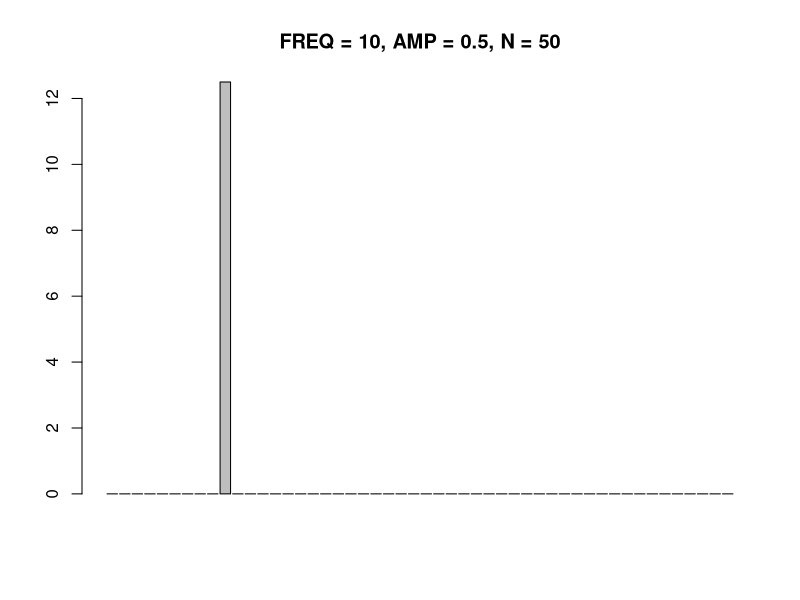
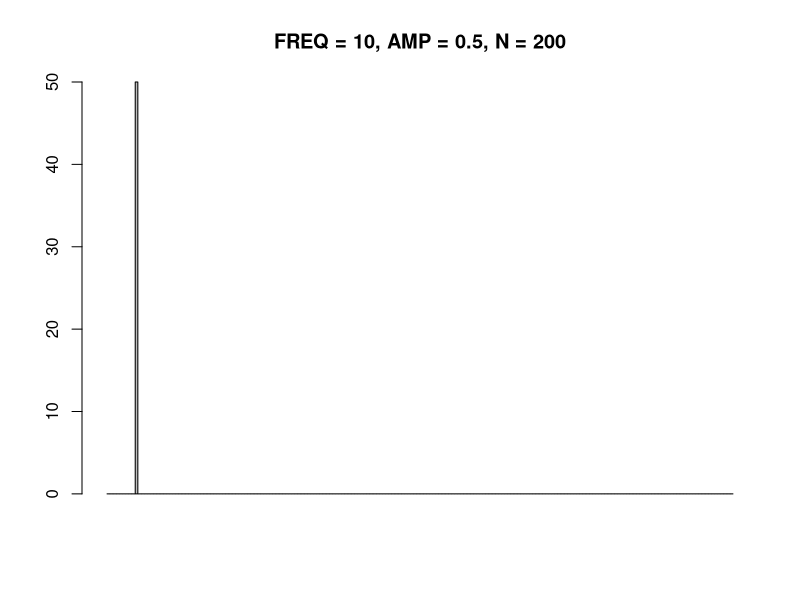
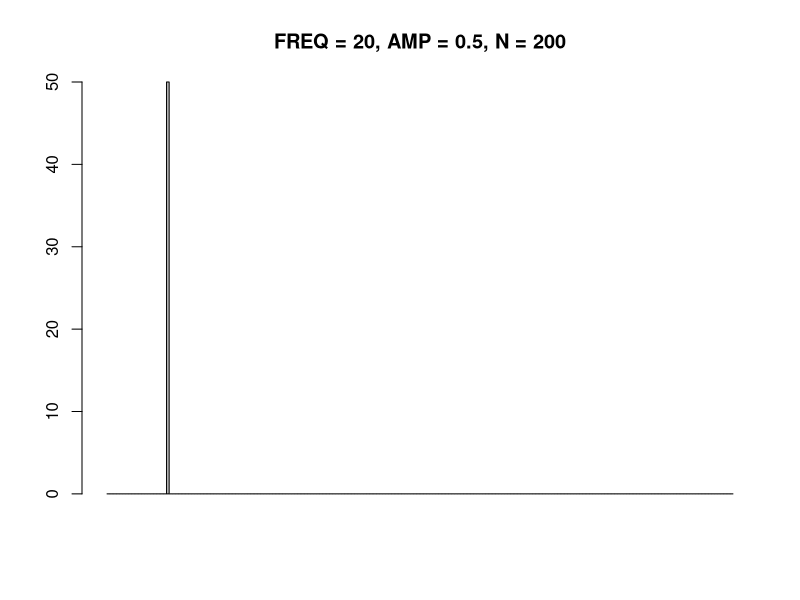
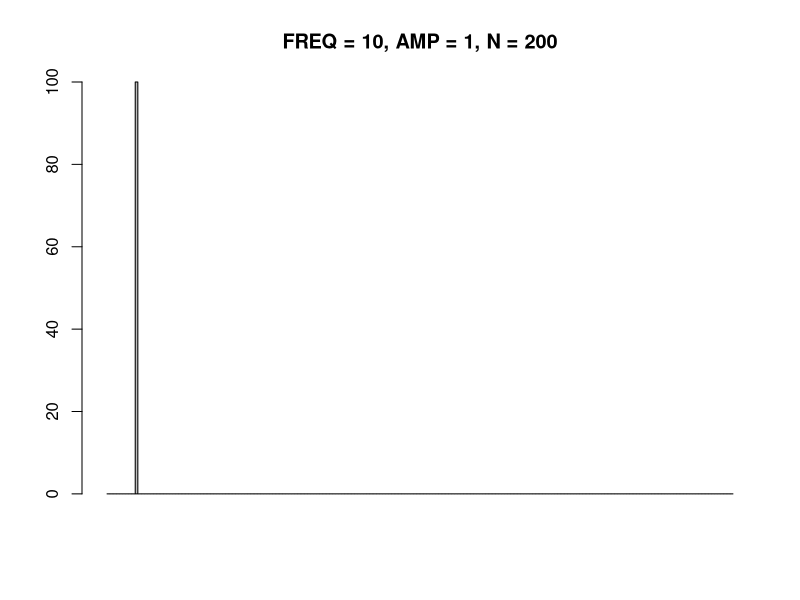
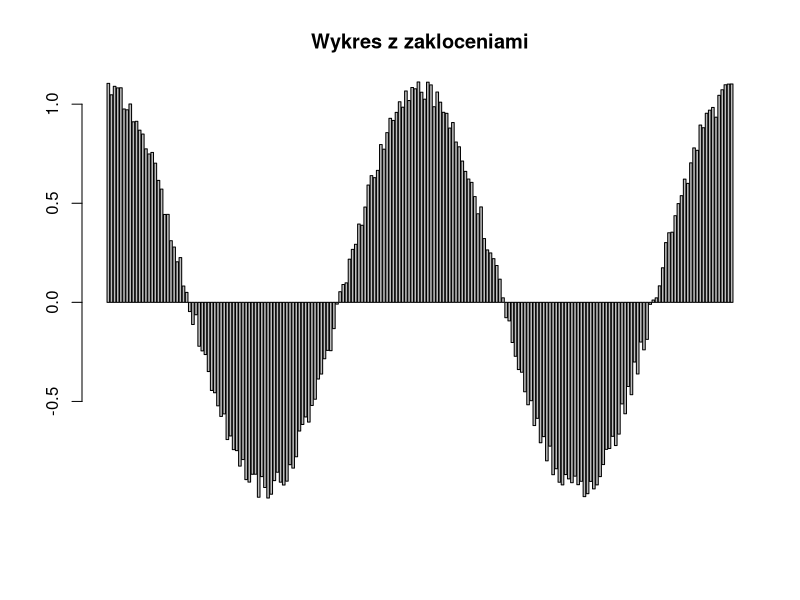
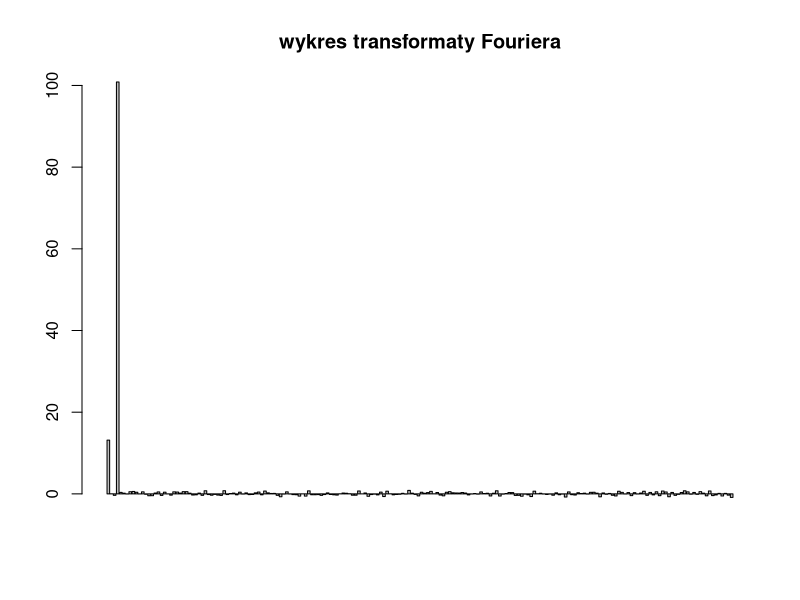
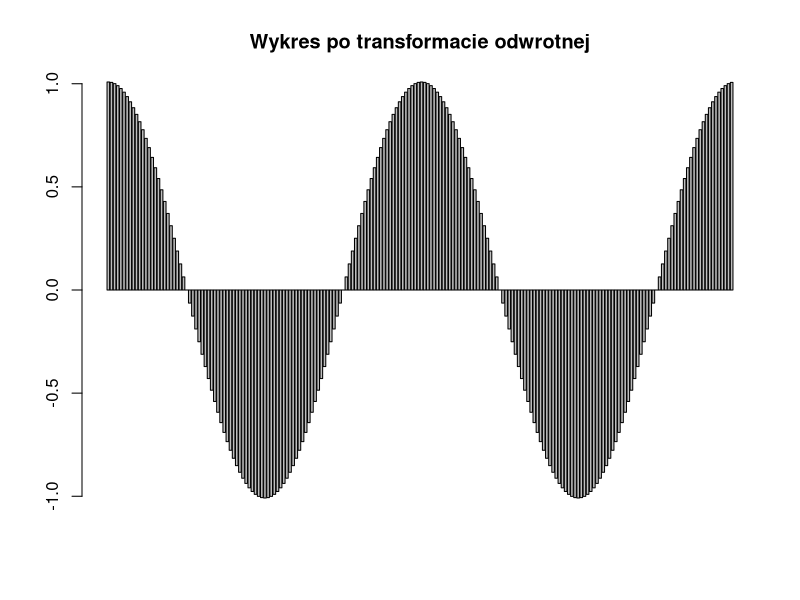
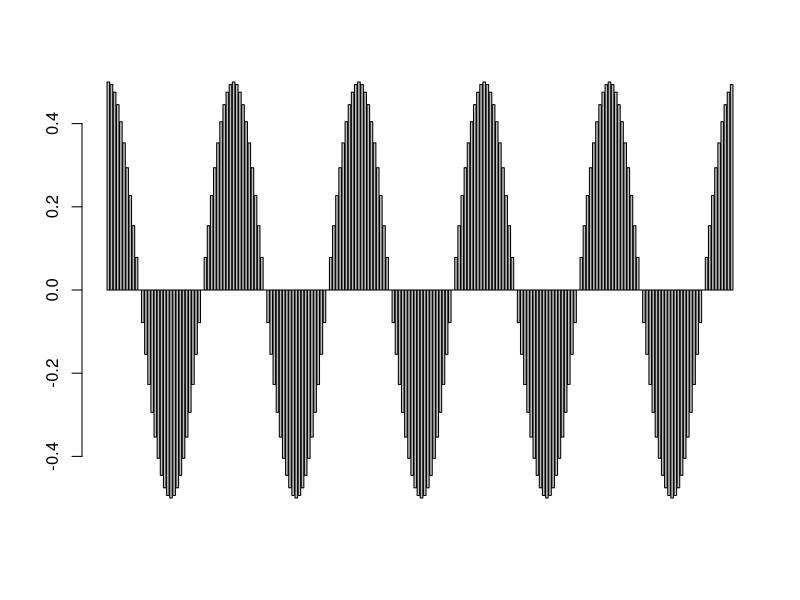

The R source for these figures, in order:
pdf(file="vals.pdf", height=8, width=8, bg="white")

res = read.csv("values_10_0.5_50.txt")
barplot(res$fft_val, main="FREQ = 10, AMP = 0.5, N = 50")

res = read.csv("values_10_0.5_200.txt")
barplot(res$fft_val, main="FREQ = 10, AMP = 0.5, N = 200")

res = read.csv("values_20_0.5_200.txt")
barplot(res$fft_val, main="FREQ = 20, AMP = 0.5, N = 200")

res = read.csv("values_10_1_200.txt")
barplot(res$fft_val, main="FREQ = 10, AMP = 1, N = 200")


res = read.csv("values_fft_inv.txt")
barplot(res$fun, main="Wykres z zakloceniami")
barplot(res$fft_val, main="wykres transformaty Fouriera")
barplot(res$inv_fft, main="Wykres po transformacie odwrotnej")

res = read.csv("values_fun2.txt")
barplot(res$fun)
barplot(res$fft_val)

dev.off()
